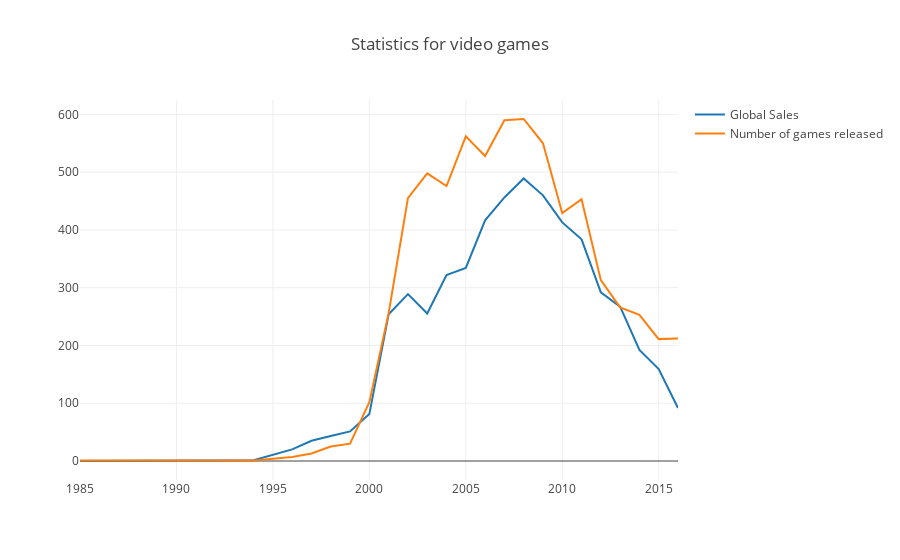

The code cell stored with this chart in its notebook:
### Code cell
# Create a line (trace) for the global sales
trace0 = go.Scatter(
    x=years_df.index,
    y=years_df['Global_Sales'],
    name='Global Sales'
)

# Create a line (trace) for the number of games released
trace1 = go.Scatter(
    x=years_df.index,
    y=years_df['Number_of_Games'],
    name='Number of games released'
)

# Define the data array
data = [trace0, trace1]

# Set the title
layout = {'title': 'Statistics for video games'}

# Create a Figure and plot it
fig = go.Figure(data=data, layout=layout)
iplot(fig, show_link=False)

### Figure 1 — Plotly figure (JSON) as saved in the notebook; plotly's stock layout.template omitted (floating-point values rounded to 4 significant figures)
{"data": [{"name": "Global Sales", "type": "scatter", "uid": "f988e69b-1025-417b-8078-55876922055a", "x": [1985, 1988, 1992, 1994, 1996, 1997, 1998, 1999, 2000, 2001, 2002, 2003, 2004, 2005, 2006, 2007, 2008, 2009, 2010, 2011, 2012, 2013, 2014, 2015, 2016], "y": [0.03, 0.03, 0.03, 1.27, 20.1, 35.01, 43.18, 51.17, 81.24, 253.9, 288.8, 255.4, 321.8, 334.3, 416.7, 456.2, 489.1, 459.8, 413.0, 383.7, 291.9, 267.2, 192.4, 159.2, 91.56]}, {"name": "Number of games released", "type": "scatter", "uid": "3a613a95-f13c-41e8-bfac-ab4cb7eea72c", "x": [1985, 1988, 1992, 1994, 1996, 1997, 1998, 1999, 2000, 2001, 2002, 2003, 2004, 2005, 2006, 2007, 2008, 2009, 2010, 2011, 2012, 2013, 2014, 2015, 2016], "y": [1, 1, 1, 1, 7, 13, 25, 30, 102, 256, 455, 498, 476, 562, 528, 590, 592, 550, 429, 453, 313, 266, 253, 211, 212]}], "layout": {"title": "Statistics for video games"}}
